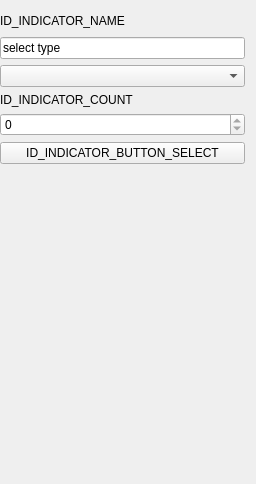
<?xml version="1.0" encoding="UTF-8"?>
<ui version="4.0">
 <class>IndicatorView</class>
 <widget class="QWidget" name="IndicatorView">
  <property name="geometry">
   <rect>
    <x>0</x>
    <y>0</y>
    <width>256</width>
    <height>484</height>
   </rect>
  </property>
  <property name="sizePolicy">
   <sizepolicy hsizetype="Preferred" vsizetype="Preferred">
    <horstretch>0</horstretch>
    <verstretch>0</verstretch>
   </sizepolicy>
  </property>
  <property name="minimumSize">
   <size>
    <width>256</width>
    <height>384</height>
   </size>
  </property>
  <property name="maximumSize">
   <size>
    <width>16777215</width>
    <height>16777215</height>
   </size>
  </property>
  <property name="focusPolicy">
   <enum>Qt::StrongFocus</enum>
  </property>
  <property name="windowTitle">
   <string>ID_INDICATOR_TITLE</string>
  </property>
  <layout class="QVBoxLayout" name="verticalLayout">
   <property name="leftMargin">
    <number>0</number>
   </property>
   <item>
    <widget class="QLabel" name="labelName">
     <property name="enabled">
      <bool>true</bool>
     </property>
     <property name="sizePolicy">
      <sizepolicy hsizetype="Preferred" vsizetype="Fixed">
       <horstretch>0</horstretch>
       <verstretch>0</verstretch>
      </sizepolicy>
     </property>
     <property name="minimumSize">
      <size>
       <width>0</width>
       <height>20</height>
      </size>
     </property>
     <property name="maximumSize">
      <size>
       <width>16777215</width>
       <height>16777215</height>
      </size>
     </property>
     <property name="text">
      <string>ID_INDICATOR_NAME</string>
     </property>
     <property name="alignment">
      <set>Qt::AlignLeading|Qt::AlignLeft|Qt::AlignVCenter</set>
     </property>
    </widget>
   </item>
   <item>
    <widget class="QLineEdit" name="lineEditSelected">
     <property name="text">
      <string>select type</string>
     </property>
     <property name="readOnly">
      <bool>true</bool>
     </property>
    </widget>
   </item>
   <item>
    <widget class="QComboBox" name="comboBoxType"/>
   </item>
   <item>
    <widget class="QLabel" name="labelAmount">
     <property name="text">
      <string>ID_INDICATOR_COUNT</string>
     </property>
    </widget>
   </item>
   <item>
    <widget class="QSpinBox" name="spinBoxCounter">
     <property name="readOnly">
      <bool>true</bool>
     </property>
     <property name="maximum">
      <number>999999</number>
     </property>
    </widget>
   </item>
   <item>
    <widget class="QPushButton" name="pushButtonSelect">
     <property name="text">
      <string>ID_INDICATOR_BUTTON_SELECT</string>
     </property>
    </widget>
   </item>
   <item>
    <spacer name="verticalSpacer">
     <property name="orientation">
      <enum>Qt::Vertical</enum>
     </property>
     <property name="sizeHint" stdset="0">
      <size>
       <width>20</width>
       <height>40</height>
      </size>
     </property>
    </spacer>
   </item>
  </layout>
 </widget>
 <resources/>
 <connections/>
</ui>
